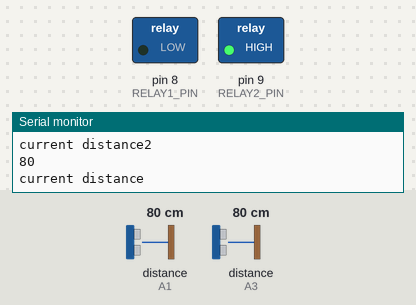
Bench run of a sketch on a simulated Arduino Uno, built with avr-gcc and run on an emulated ATmega328P. Shown: switched loads named in the sketch (green lamp = pin HIGH), the last lines printed to the serial monitor. Wiring (inferred from the names in the program): 2 × ultrasonic range finder: trigger A2, echo A1 / trigger A4, echo A3. The inputs (shaded band) are chosen by the test bench; at power-on: distance to the obstacle (sensors on A1, A3) 80 cm. The echo pulse lasts 58.3 µs per cm; pins used as bus, display or sensor lines are not drawn.

Above: at 1.2 s.
1.3 s: distance to the obstacle (sensor on A1) set to 22 cm
2.8 s: distance to the obstacle (sensor on A1) set to 18 cm
At 3.6 s:
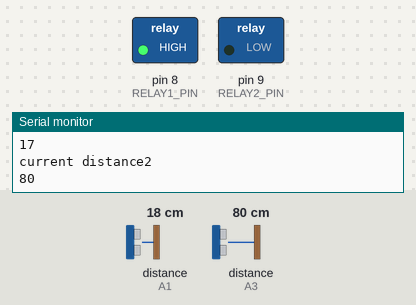
Timing chart, 0 to 5.8 s (numbered marks = the images above; inputs shaded):
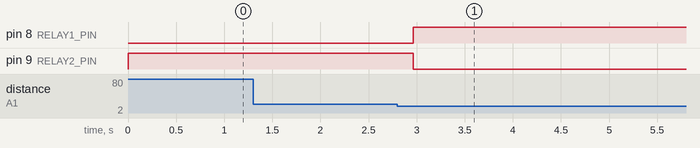

Measured:
- the behaviour switches between 21 and 20 cm on distance to the obstacle (sensor on A1) (found by bisection; images 0 and 1)
- after the input at 2.8 s, pin 8 (RELAY1_PIN): LOW → HIGH after 0.17 s; pin 9 (RELAY2_PIN): HIGH → LOW after 0.17 s

The sketch:

Ultrasonic_sensor_with_switiching_relays.ino
```cpp
#define SONAR_TRIGGER_PIN     A2
#define SONAR_ECHO_PIN        A1
#define TRIGGER_PIN           A4
#define ECHO_PIN              A3
#define RELAY1_PIN            8
#define RELAY2_PIN            9
unsigned long pulse_length;
unsigned long pulse_length2;
unsigned int measure_distance()
{
   // Trigger the SRF05:
   digitalWrite(SONAR_TRIGGER_PIN, HIGH);
   delayMicroseconds(10);
   digitalWrite(SONAR_TRIGGER_PIN, LOW);

   // Wait for Echo Pulse
  pulse_length = pulseIn(SONAR_ECHO_PIN, HIGH);

   // Ensure the ultrasonic "beep" has faded away
   delay(50);

   // Convert Pulse to Distance (inches)
   // pulse_length/58 = cm or pulse_length/148 = inches
   return( (unsigned int) (pulse_length / 58) );
}
unsigned int measure_distance2 ()
{
   // Trigger the SRF05:
   digitalWrite(TRIGGER_PIN, HIGH);
   delayMicroseconds(10);
   digitalWrite(TRIGGER_PIN, LOW);

   // Wait for Echo Pulse
  pulse_length2 = pulseIn(ECHO_PIN, HIGH);

   // Ensure the ultrasonic "beep" has faded away
   delay(50);

   // Convert Pulse to Distance (inches)
   // pulse_length2/58 = cm or pulse_length/148 = inches
   return( (unsigned int) (pulse_length2 / 58) );
}

void setup()
{
   pinMode(SONAR_TRIGGER_PIN, OUTPUT);
   pinMode(SONAR_ECHO_PIN, INPUT);
   pinMode(TRIGGER_PIN,OUTPUT);
   pinMode(ECHO_PIN, INPUT);
   pinMode(RELAY1_PIN, OUTPUT);
   pinMode(RELAY2_PIN, OUTPUT);
   Serial.begin(9600);
   digitalWrite (RELAY2_PIN, HIGH);
}

void loop()
{
   unsigned int current_distance = measure_distance();
   unsigned int current_distance2 = measure_distance2();


   if(current_distance<20&&current_distance2>20)
   {digitalWrite (RELAY1_PIN, HIGH);
   digitalWrite (RELAY2_PIN, LOW);
   }
   else if (current_distance2<20&&current_distance>20)
   {
   digitalWrite (RELAY1_PIN, LOW);
   digitalWrite (RELAY2_PIN, HIGH);
   }
   Serial.println("current distance");
   Serial.println(current_distance);
   Serial.println("current distance2");
   Serial.println(current_distance2);

   delay (10);
}
```
